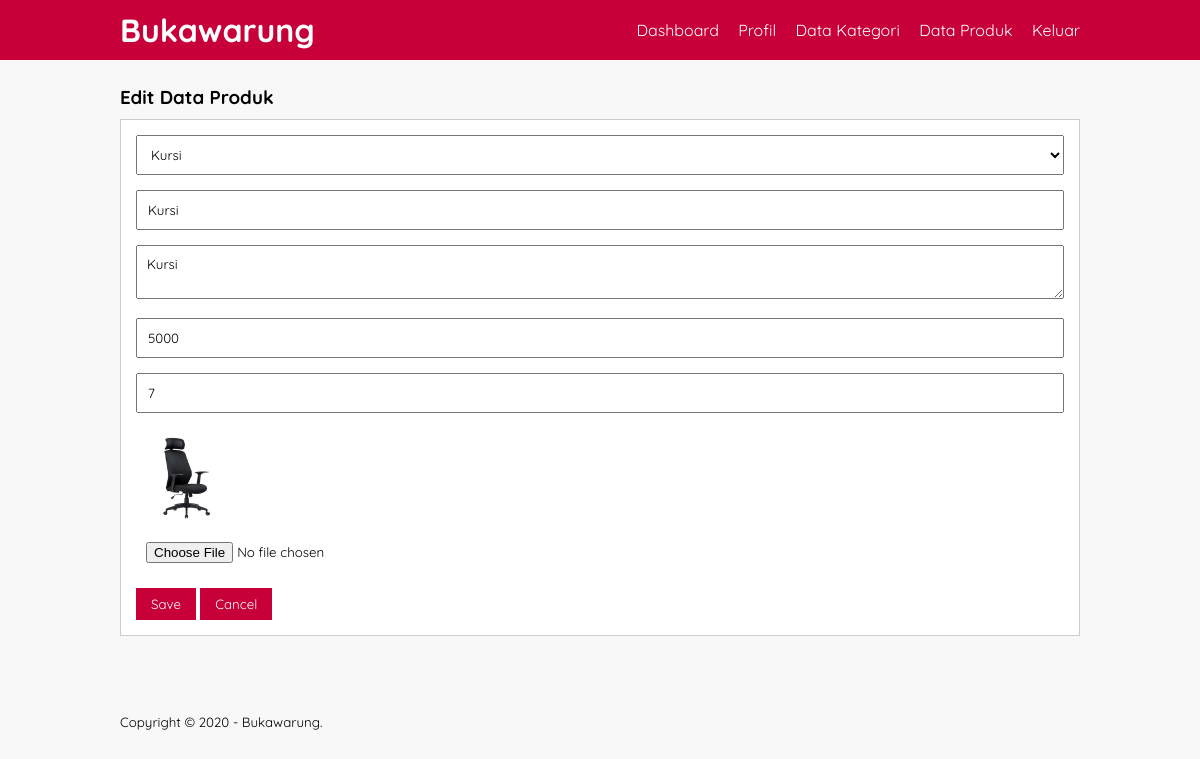
The page /edit-product.php?id=1 on the database its author committed.
### tables this page shows
CREATE TABLE `products` (
  `id` int(11) NOT NULL,
  `name` varchar(50) NOT NULL,
  `description` varchar(999) NOT NULL,
  `category` enum('Meja','Kursi','Lemari') NOT NULL,
  `price` int(11) NOT NULL,
  `quantity` int(11) NOT NULL,
  `photo` varchar(255) NOT NULL
);

### library.php (called while the page is built, shortened)
<?php
class library
{
    public function __construct()
    {
        $this->con = new PDO("mysql:host=localhost;dbname=tesfurniture", "root", "");
    }
    public function editData($id)
    {
        $query = $this->con->prepare("SELECT * FROM products WHERE id = :id");
        $query->execute(array(':id' => $id));
        $row = $query->fetch(PDO::FETCH_ASSOC);
        return $row;
    }
}

### edit-product.php (the view, shortened to what this page needs)
<?php
include("library.php");
$library = new library();
$id = $_GET['id'];
extract($library->editData($id));
?>
<!DOCTYPE html>
<html>
<head>
	<link rel="stylesheet" type="text/css" href="css/style.css">
</head>
<body>
	<header>
		<div class="container">
			<h1><a href="dashboard.php">Bukawarung</a></h1>
			<ul>
				<li><a href="dashboard.php">Dashboard</a></li>
				<li><a href="profil.php">Profil</a></li>
				<li><a href="data-kategori.php">Data Kategori</a></li>
				<li><a href="data-product.php">Data Produk</a></li>
				<li><a href="keluar.php">Keluar</a></li>
			</ul>
		</div>
	</header>
	<div class="section">
		<div class="container">
			<h3>Edit Data Produk</h3>
			<div class="box">
				<form action="proses.php?action=edit" method="POST" enctype="multipart/form-data">
					<select class="input-control" name="category" required>
						<option value="Kursi" <?php if($category == "Kursi"):?> selected <?php endif ?>>Kursi</option>
					</select>
					<input type="text" name="nama" class="input-control" placeholder="Nama Produk" value="<?= $name; ?>" required>
					<textarea class="input-control" name="description" placeholder="Deskripsi" required><?= $description;?></textarea><br>
					<input type="number" name="price" class="input-control" placeholder="Harga" value="<?= $price; ?>" required>
					<input type="number" name="quantity" class="input-control" placeholder="Jumlah" value="<?= $quantity;?>" required>
					<img src="asset/<?= $category;?>/<?= $photo; ?>" width="100px">
					<input type="file" name="photo" class="input-control">
					<input type="submit" value="Save" class="btn">
				    <a href="data-product.php"><input type="button" value="Cancel" class="btn"></a>
				</form>
			</div>
		</div>
	</div>
	<footer>
		<div class="container">
			<small>Copyright &copy; 2020 - Bukawarung.</small>
		</div>
	</footer>
</body>
</html>

### css/style.css (style rules this page uses)
* { padding:0; margin:0; font-family: 'Quicksand', sans-serif; }
body { background-color: #f8f8f8; }
a { color: inherit; text-decoration: none; }
.input-control { width:100%; padding:10px; margin-bottom: 15px; box-sizing: border-box; }
.btn { padding:8px 15px; background-color: #C70039; color: #fff; border:none; cursor: pointer; }
header { background-color: #C70039; color: #fff; }
header h1 { float: left; padding:10px 0; }
header ul { float: right; }
header ul li { display: inline-block; }
header ul li a { padding:20px 0 20px 15px; display: inline-block; }
footer { padding:25px 0; }
.container { width: 80%; margin:0 auto; }
.container:after { content: ''; display: block; clear: both; }
.section { padding:25px 0; }
.box { background-color: #fff; border:1px solid #ccc; padding:15px; box-sizing: border-box; margin:10px 0 25px 0; }
.box:after { content: ''; display: block; clear: both; }

### rows shown on the page
products: category "Kursi", nama "Kursi", description "Kursi", price "5000", quantity "7", category+photo (picture)
